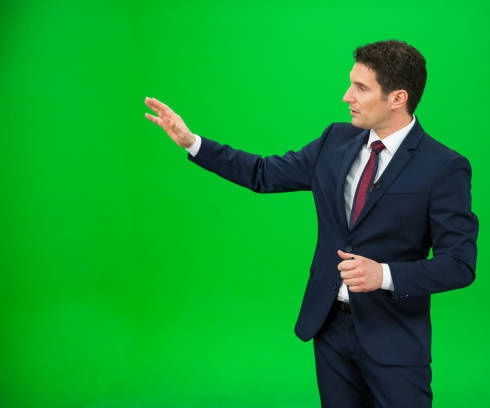
#> input picture weatherman-on-green2.jpg, 490 x 408 px
$ python 10.py
#> lines starting #> are read from the running program, lines starting #| are printed output that depends on the picture; after the words box and inside, x2 and y2 are one past the last pixel; in counts of white or black regions, pixels touching at a corner belong together
from cv2 import resize
import numpy as np
import cv2

def onThreshold_H0(value):
    th[0] = cv2.getTrackbarPos("H_thresh1", "result")
    th[1] = cv2.getTrackbarPos("H_thresh2", "result")
    # thresholding:
    _, res_im = cv2.threshold(hue, th[1], 255, cv2.THRESH_TOZERO_INV)
    _, res_im2 = cv2.threshold(res_im, th[1], 255, cv2.THRESH_TOZERO_INV)
    cv2.threshold(res_im2, th[0], 255, cv2.THRESH_BINARY, res_im2)
    cv2.imshow ("result", res_im2)

    mask = cv2.inRange(Hsv, (th[0], 0, 0), (th[1], 255, 255))
    mask_i = cv2.bitwise_not(mask)
    result = cv2.bitwise_and(resize, resize, mask = mask_i)
    cv2.imshow('mask-man', mask_i)
    cv2.imshow('image-man', result)
    b_p = cv2.bitwise_and(b, mask)
    cv2.imshow('image-bg', b_p)

fun = 5
if fun == 5:
    #(1) load image, (2) convert colormap
    Bgr = cv2.imread("weatherman-on-green2.jpg", cv2.IMREAD_COLOR)
#> Bgr is the input picture: shape (408, 490, 3); mean B, G, R 43.7, 155.3, 14.3
    b = cv2.imread("weather-map.jpg", cv2.IMREAD_COLOR)[0:660,0:442]
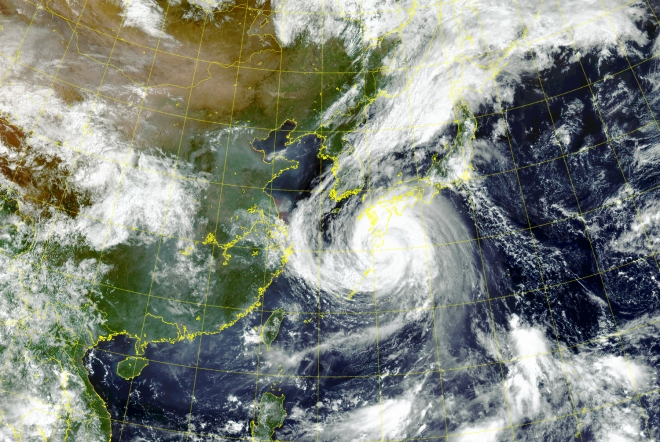
#> input picture weather-map.jpg, 660 x 442 px
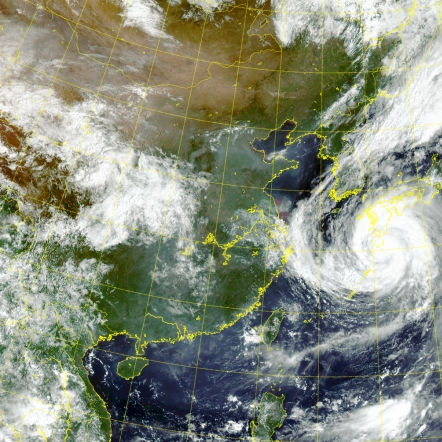
#> b: shape (442, 442, 3); mean B, G, R 125.4, 142.2, 136.9
    resize = cv2.resize(Bgr,(490, 408))
    Hsv = cv2.cvtColor (Bgr, cv2.COLOR_BGR2HSV) # 변환
#> Hsv: shape (408, 490, 3); mean H, S, V 72.2, 220.3, 159.7
    hue =np.copy (Hsv[:,:,0])
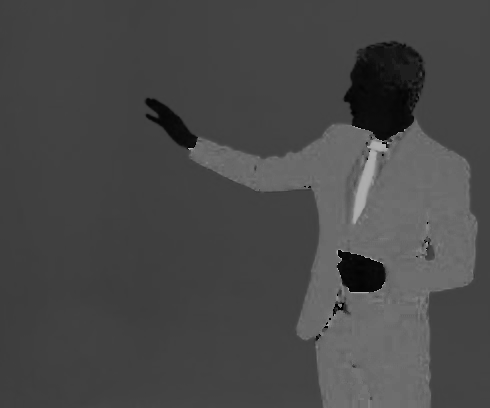
#> hue: shape (408, 490); min 0, max 179, mean 72.2
    bb = cv2.imread("weatherman-on-green2.jpg", cv2.IMREAD_GRAYSCALE)
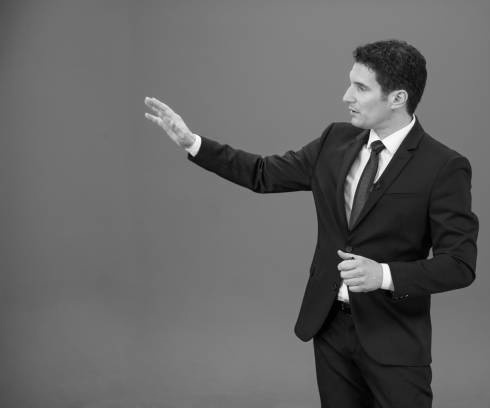
#> bb: shape (408, 490); min 0, max 255, mean 100.4
    cv2.imshow("BGR input", Bgr)
    cv2.namedWindow("result")
    #(3) create trackbars with CB function(s)
    th = [50, 100]
    cv2.createTrackbar ("H_thresh1", "result", th[0], 255, onThreshold_H0)
    cv2.createTrackbar ("H_thresh2", "result", th[1], 255, onThreshold_H0)


cv2.waitKey(0)
#> in onThreshold_H0, `_, res_im = cv2.threshold(hue, th[1], 255, cv2.THRESH_TOZERO_INV)`:
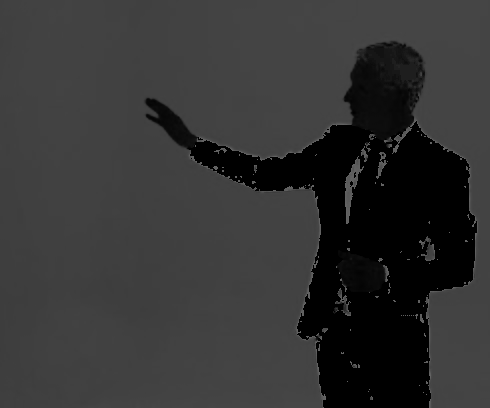
#> res_im: shape (408, 490); min 0, max 100, mean 51.4
#> in onThreshold_H0, `cv2.threshold(res_im2, th[0], 255, cv2.THRESH_BINARY, res_im2)`:
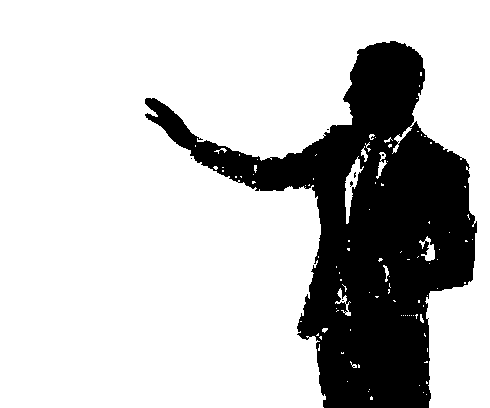
#> res_im2: shape (408, 490); 76.6% white; 7 black regions (6 under 20 px), largest, box (x1, y1, x2, y2) and area: (145, 41, 477, 408) 46800
#> in onThreshold_H0, `mask = cv2.inRange(Hsv, (th[0], 0, 0), (th[1], 255, 255))`: mask: shape (408, 490); 76.6% white; 7 black regions (6 under 20 px), largest, box (x1, y1, x2, y2) and area: (145, 41, 477, 408) 46747
#> in onThreshold_H0, `result = cv2.bitwise_and(resize, resize, mask = mask_i)`:
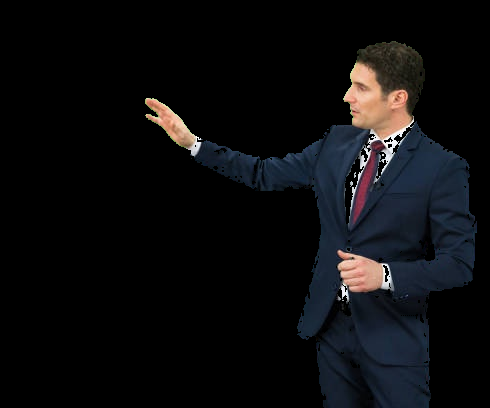
#> result: shape (408, 490, 3); mean B, G, R 14.3, 12.5, 12.4
#> (the run stopped early here; a loop or call above may not have finished)
